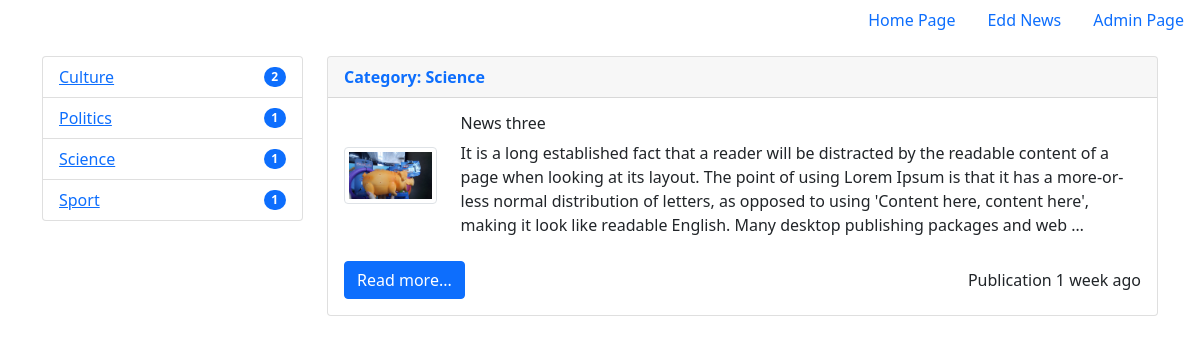
The app's page /category/2/ with its own data.
### news/models.py (models this page shows, shortened)
class Category(models.Model):
    title = models.CharField(max_length=150, db_index=True)
    def __str__(self):
        return self.title
    def number_news(self):
        num_news = News.objects.filter(category=self.id).count()
        return num_news
    class Meta:
        verbose_name = 'Category'
        verbose_name_plural = 'Categories'
        ordering = ['title']

class News(models.Model):
    title = models.CharField(max_length=150)
    content = models.TextField(blank=True)
    createdAt = models.DateTimeField(auto_now_add=True)
    updateAt = models.DateTimeField(auto_now=True)
    photo = models.ImageField(upload_to='images/%Y/%m/%d', blank=True)
    isPublished = models.BooleanField(default=False)
    category = models.ForeignKey('Category', on_delete=models.PROTECT, null=True)
    class Meta:
        verbose_name = 'New'
        verbose_name_plural = 'News'
        ordering = ['-createdAt', 'title']

### news/views.py (the view)
# urls.py: path('category/<int:category_id>/', get_category_news, name='category'),
def get_category_news (request, category_id):
    news = News.objects.filter(category_id=category_id)
    categories = Category.objects.all()
    category = Category.objects.get(pk=category_id)
    context = {
        'news': news,
        'categories': categories,
        'category': category,
    }
    return render(request, 'news/category.html', context)

### news/templates/news/category.html (shortened to what this page needs)
<!doctype html>
<html lang="en">
<head>
  <link href="https://cdn.jsdelivr.net/npm/bootstrap@5.0.2/dist/css/bootstrap.min.css" rel="stylesheet">
</head>
<body>
<ul class="nav justify-content-end">
  <li class="nav-item">
    <a class="nav-link active" aria-current="page" href="{% url 'home' %}">Home Page</a>
  </li>
  <li class="nav-item">
    <a class="nav-link active" aria-current="page" href="{% url 'home' %}">Edd News</a>
  </li>
  <li class="nav-item">
    <a class="nav-link active" aria-current="page" href="{% url 'home' %}">Admin Page</a>
  </li>
</ul>
<div class="container mt-3">
  <div class="row">
    <div class="col-3">
      <ul class="list-group">
        {% for category in categories %}
        <li class="list-group-item d-flex justify-content-between align-items-center">
          <a href="{% url 'category' category.pk %}" role="tab" aria-controls="list-home">{{category.title}}</a>
          <span class="badge bg-primary rounded-pill">{{category.number_news}}</span>
        </li>
        {% empty%}
        <h5>Category not found!</h5>
        {% endfor%}
      </ul>
    </div>
    <div class="col-9">
      {% for item in news %}
      <div class="card mb-4" >
        <div class="card-header"><b class="text-primary">Category:  {{item.category}}</b></div>
        <div class="card-body">
          <div class="d-flex justify-content-between align-items-center  mb-4">
            <div class="me-4">
              {% if item.photo%}
              <img src="{{ item.photo.url }}" class="img-thumbnail" alt="..." width="350px">
              {% else %}
              <img src="images/IMG_20160120_133849.jpg" class="img-thumbnail" alt="..." width="350px">
              {% endif%}
            </div>
            <div>
              <h6 class="card-title">{{item.title}}</h6>
              <p class="card-text">{{item.content|truncatewords:60}}</p>
            </div>
          </div>
          <div class="d-flex justify-content-between align-items-center">
            <a href="/" class="btn btn-primary">Read more...</a>
            <div class="text-end">Publication {{item.createdAt|timesince}} ago</div>
          </div>
        </div>
      </div>
      {% empty%}
      <h5>News not found!</h5>
      {% endfor%}
    </div>
</div>
</body>
</html>

### records on screen
Category: title "Culture", number_news "2"
Category: title "Politics", number_news "1"
Category: title "Science", number_news "1"
Category: title "Sport", number_news "1"
News: category "Science", title "News three", content "It is a long established fact that a reader will be distracted by the readable content of a page when looking at its layout. The point of using Lorem Ipsum is that it has a more-or-less normal distribution of letters, as opposed to using 'Content here, content here', making it look like readable English. Many desktop publishing packages and web …", createdAt "1 week"
